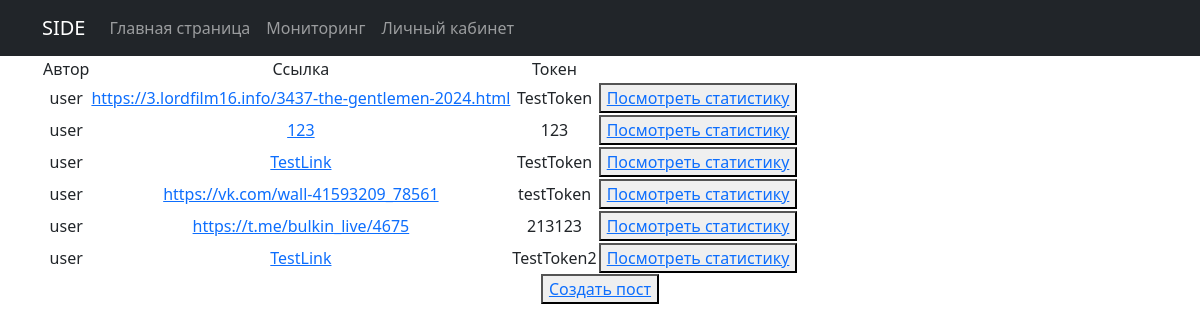
Screenshot of /mon/ (signed in) with the database file from the repository.
### main/models.py (models this page shows, shortened)
class Post(models.Model):
    id = models.BigAutoField
    author = models.ForeignKey(User, on_delete=models.CASCADE)
    link = models.CharField(max_length=300)
    token = models.CharField(max_length=300)

### main/views.py (the view)
# urls.py: path('mon/', PostView.as_view(), name='post_list'),
class PostView(ListView):
    model = Post
    template_name = 'monitoring/post.html'
    context_object_name = 'post'

### templates/monitoring/post.html (shortened to what this page needs)
{% extends 'main/index.html' %}
{% block content %}
{% if post %}
    <table>
        <tr>
            <td>Автор</td>
            <td>Ссылка</td>
            <td>Токен</td>
        </tr>
        {% for post in post %}
            {% if post.author == request.user %}
                <tr>
                    <td>{{ post.author }}</td>
                    <td><a href="{{ post.link }}" target="_blank">{{ post.link }}</a></td>
                    <td>{{ post.token }}</td>
                    <td><button><a href="detail/{{ post.id }}">Посмотреть статистику</a></button></td>
                </tr>
            {% endif %}
        {% endfor %}
    </table>
    <button><a href="create/">Создать пост</a></button>
{% else %}
    <h2>У вас нет постов.</h2>
    <button><a href="create/">Создать пост</a></button>
{% endif %}
{% endblock content %}

### templates/main/index.html (shortened to what this page needs)
<!DOCTYPE html>
<html lang="en">
    <head>
        {% load static %}
        <link href= "{% static 'css/styles.css' %}" rel= "stylesheet" />
        <link href= "{% static 'css/lc.css' %}" rel= "stylesheet" />
    </head>
    <body>
        <nav class="navbar navbar-expand-lg navbar-dark bg-dark static-top">
            <div class="container">
                <a class="navbar-brand" href="#">SIDE</a>
                <div class="collapse navbar-collapse" id="navbarResponsive">
                    <ul class="navbar-nav ml-auto">
                        <li class="nav-item active">
                            <a class="nav-link" href="/">Главная страница</a>
                        </li>
                        <li class="nav-item">
                            <a class="nav-link" href="/mon">Мониторинг</a>
                        </li>
                        <li class="nav-item">
                            <a class="nav-link" href="/lc">Личный кабинет</a>
                        </li>
                    </ul>
                </div>
            </div>
         </nav>
        <div class="container">
            <div class="row">
                <div class="col-lg-12 text-center">
                    {% block content %}{% endblock content %}
                </div>
            </div>
        </div>
    </body>
</html>

### rows the page displays
Post: author "user", link "https://3.lordfilm16.info/3437-the-gentlemen-2024.html", token "TestToken"
Post: author "user", link "123", token "123"
Post: author "user", link "TestLink", token "TestToken"
Post: author "user", link "https://vk.com/wall-41593209_78561", token "testToken"
Post: author "user", link "https://t.me/bulkin_live/4675", token "213123"
Post: author "user", link "TestLink", token "TestToken2"
